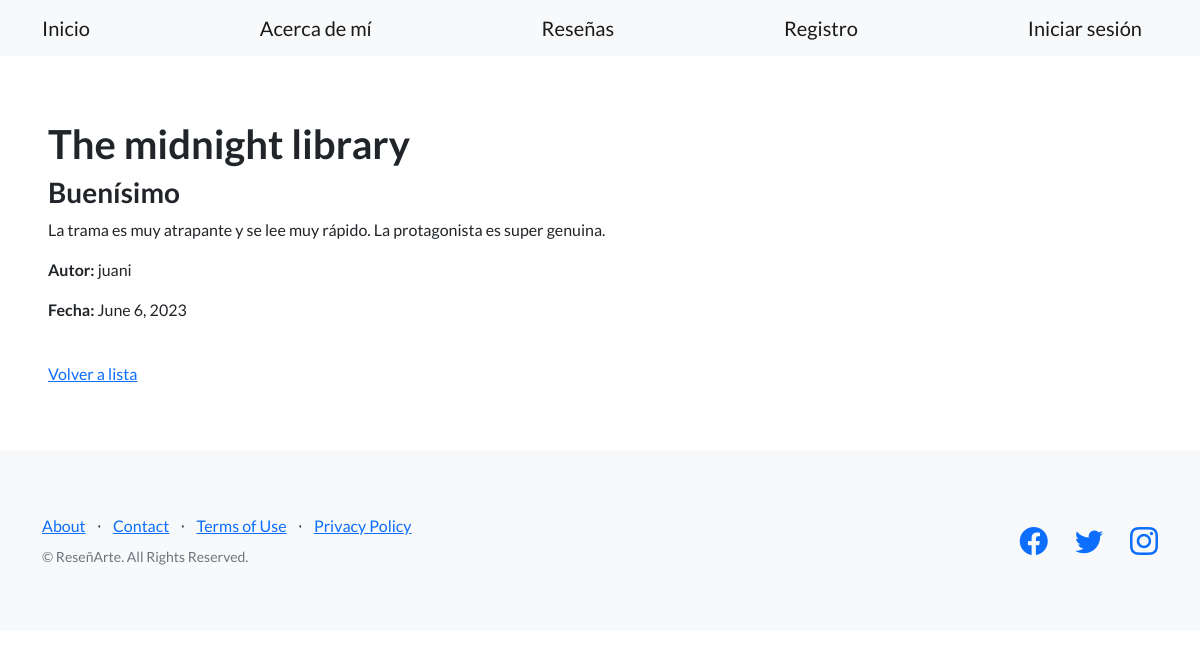
Page /blog/pages/pageId/3/ on the committed database.
### blog/models.py (models this page shows, shortened)
class Reseña (models.Model):
    titulo = models.CharField(max_length=256)
    subtitulo = models.CharField(max_length=256)
    cuerpo = models.TextField()
    autor = models.ForeignKey(User, on_delete=models.CASCADE)
    fecha = models.DateField(null=True, blank=True)

### blog/views.py (the view)
# urls.py: path('pages/pageId/<int:pk>/', ReseñaDetailView.as_view(), name="ver_reseña"),
class ReseñaDetailView(DetailView):
    model = Reseña
    success_url = reverse_lazy('lista_reseñas')

### blog/templates/blog/reseña_detail.html
{% extends "blog/base.html" %}
{% block contenido %}
<h1>
{{object.titulo}}
</h1>
<h3>
{{object.subtitulo}}
</h3>
<p>
{{object.cuerpo}}
</p>
<p>
  <strong>Autor:</strong> {{object.autor}}
</p>
<p>
  <strong>Fecha:</strong> {{object.fecha}}
</p>
<br>
<a href="{% url 'listar_reseñas' %}">Volver a lista</a>
{% endblock contenido %}

### rows in the picture
Reseña: titulo "The midnight library", subtitulo "Buenísimo", cuerpo "La trama es muy atrapante y se lee muy rápido. La protagonista es super genuina.", autor "juani", fecha "June 6, 2023"
